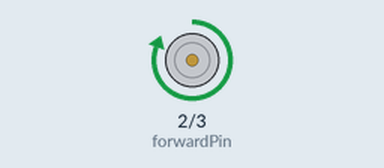
Bench run of a sketch on a simulated Arduino Uno, built with avr-gcc and run on an emulated ATmega328P. Shown: motor-driver pin pairs drawn as motors (green arrow = first pin HIGH = forward, orange = second pin HIGH = backward, longer = more drive).

Above: at 1.5 s.
At 3.5 s:
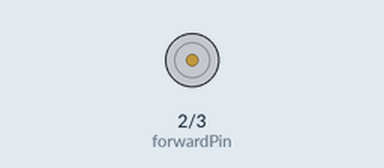
At 5.5 s:
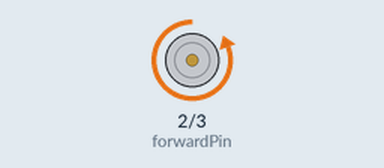
Timing chart, 0 to 9.1 s (numbered marks = the images above):
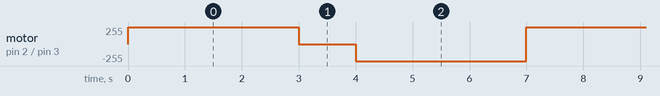

Measured:
- by itself, motor on pin 2 (forwardPin) / pin 3 (reversePin): repeats every 7.0 s: stopped 1.0 s, backward 255/255 3.0 s, forward 255/255 3.0 s

The sketch:

signalDirReverse.ino
```cpp
// Define the digital output pins connected to mA+ and mA- on Kamoer 2802
const int forwardPin = 2;  // Pin for forward direction (mA+)
const int reversePin = 3;  // Pin for reverse direction (mA-)

void setup() {
  // Initialize the digital pins as outputs
  pinMode(forwardPin, OUTPUT);
  pinMode(reversePin, OUTPUT);
}

void loop() {
  // Forward direction: mA+ high, mA- low
  digitalWrite(forwardPin, HIGH);
  digitalWrite(reversePin, LOW);
  delay(3000); // Adjust delay as needed

  digitalWrite(forwardPin, LOW);
  digitalWrite(reversePin, LOW);
  delay(1000); // Adjust delay as needed

  // Reverse direction: mA- high, mA+ low
  digitalWrite(reversePin, HIGH);
  digitalWrite(forwardPin, LOW);
  delay(3000); // Adjust delay as needed
}
```
